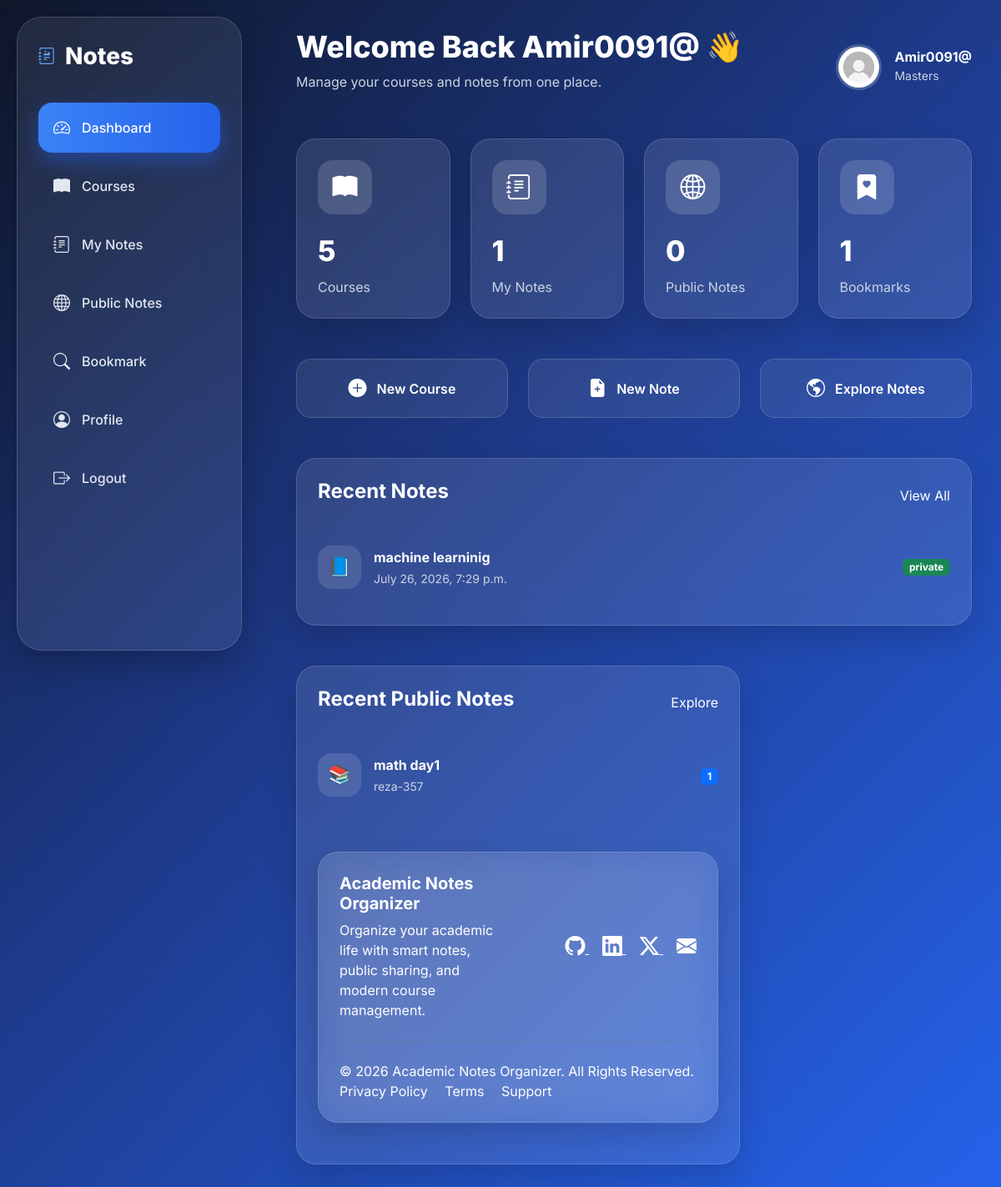
/dashboard (signed in), run on the app's committed database.
### account/models.py (models this page shows, shortened)
class User(AbstractBaseUser):
    user_degree = (
        ("Foundation","foundation"),
        ('Associate','associate'),
        ('Bachelors','bachelors'),
        ('Masters','masters'),
        ('PHD','phd')
    )
    email = models.EmailField(
        verbose_name='email address',
        max_length=255,
        unique=True,
        blank=True,
        null=True
    )
    username = models.CharField(max_length=50,unique=True,blank=True,null=True)
    is_active = models.BooleanField(default=True)
    is_admin = models.BooleanField(default=False)
    image = models.ImageField(upload_to='image/user',default='image/user/default_user.jpg',null=True,blank=True)
    degree = models.CharField(choices=user_degree,null=True)
    objects = MyUserManager()
    USERNAME_FIELD = 'email'
    REQUIRED_FIELDS = []

### Course/models.py (models this page shows, shortened)
class Note(models.Model):
    course = models.ForeignKey(Course, on_delete=models.CASCADE, related_name='notes')
    user = models.ForeignKey(User, on_delete=models.CASCADE, related_name='notes')
    title = models.CharField(max_length=200)
    image = models.ImageField(upload_to='image/note', null=True, blank=True)
    file = models.FileField(upload_to='file/note', null=True, blank=True)
    tags = models.CharField(max_length=500)
    context = models.TextField()
    visibility = models.CharField(max_length=200,choices=ch3)
    created_at = models.DateTimeField(auto_now_add=True)
    update_at = models.DateTimeField(auto_now=True)
    objects = models.Manager()
    public = CustomNote()

class Course(models.Model):
    course_name = models.CharField(max_length=100)
    author = models.ForeignKey(User, on_delete=models.CASCADE, related_name='courses')
    semester = models.CharField(choices=cho, max_length=100)
    descriptions = models.TextField()
    image = models.ImageField(upload_to='image/course', default='image/course/course default.png', blank=True,
                              null=True)
    credit_units = models.CharField(choices=cho2, max_length=100)
    update_at = models.DateTimeField(auto_now=True)
    created_at = models.DateTimeField(auto_now_add=True)
    slug = models.SlugField(blank=True,null=True)
    is_active = models.BooleanField(default=True)
    def __str__(self):
        return self.course_name

### Home/views.py (the view)
# urls.py: path('dashboard',views.dashboard,name='dashboard')
@login_required
def dashboard(request):
    return render(request,'home/dashbord.html')

### Course/models.py (called while the page is built)
    def get_queryset(self):
        return super().get_queryset().filter(visibility = 'public')

### context_procesors/context_processors.py (called while the page is built)
def notes(request):
    notes = Note.objects.filter(user_id=request.user.id).count()
    return {'notes':notes}

def course(request):
    course = Course.objects.filter(author_id=request.user.id).count()
    return {'course':course}

def public_notes(request):
    public = Note.public.filter(user_id=request.user.id).count()
    return {'public':public}

def bookmark(request):
    books = Bookmark.objects.filter(user_id=request.user.id).count()
    return {'bookmark':books}

def recent_notes(request):
    notes = Note.objects.filter(user_id=request.user.id).order_by('-created_at')[:3]
    return {'recentnote':notes}

def recent_public(request):
    notes = Note.public.all().order_by('-created_at')[:3]
    return {'recentpublic':notes}

### Home/templates/home/dashbord.html (shortened to what this page needs)
{% load static %}
<!DOCTYPE html>
<html lang="en">
<head>
    <link href="https://cdn.jsdelivr.net/npm/bootstrap@5.3.3/dist/css/bootstrap.min.css" rel="stylesheet">
    <link rel="stylesheet" href="https://cdn.jsdelivr.net/npm/bootstrap-icons@1.11.3/font/bootstrap-icons.min.css">
    <link rel="stylesheet" href="{% static 'css/dashboard.css' %}">
</head>
<body>
   {% include 'base.html' %}
    <div class="main">
        <div class="header">
            <div>
                <h2>
                    Welcome Back {{ request.user.username }} 👋
                </h2>
                <p>
                    Manage your courses and notes from one place.
                </p>
            </div>
            <div class="profile">
                <img src="{{ request.user.image.url }}">
                <div>
                    <h6>
                        {{ request.user.username }}
                    </h6>
                    <small>
                        {{ request.user.degree }}
                    </small>
                </div>
            </div>
        </div>
        <div class="row g-4 stats mb-5">
            <div class="col-lg-3 col-md-6">
                <div class="glass-card">
                    <div class="stat-icon">
                        <i class="bi bi-book-fill"></i>
                    </div>
                    <div class="stat-value">
                        {{ course }}
                    </div>
                    <div class="stat-title">
                        Courses
                    </div>
                </div>
            </div>
            <div class="col-lg-3 col-md-6">
                <div class="glass-card">
                    <div class="stat-icon">
                        <i class="bi bi-journal-text"></i>
                    </div>
                    <div class="stat-value">
                        {{ notes }}
                    </div>
                    <div class="stat-title">
                        My Notes
                    </div>
                </div>
            </div>
            <div class="col-lg-3 col-md-6">
                <div class="glass-card">
                    <div class="stat-icon">
                        <i class="bi bi-globe2"></i>
                    </div>
                    <div class="stat-value">
                       {{ public }}
                    </div>
                    <div class="stat-title">
                        Public Notes
                    </div>
                </div>
            </div>
            <div class="col-lg-3 col-md-6">
                <div class="glass-card">
                    <div class="stat-icon">
                        <i class="bi bi-bookmark-heart-fill"></i>
                    </div>
                    <div class="stat-value">
                        {{ bookmark }}
                    </div>
                    <div class="stat-title">
                        Bookmarks
                    </div>
                </div>
            </div>
        </div>
        <div class="row g-4 mb-5">
            <div class="col-lg-4 col-md-6">
                <a href="{% url 'coursesadd' %}" class="action-btn">
                    <i class="bi bi-plus-circle-fill"></i>
                    <span>
                        New Course
                    </span>
                </a>
            </div>
            <div class="col-lg-4 col-md-6">
                <a href="{% url 'notesadd' %}" class="action-btn">
                    <i class="bi bi-file-earmark-plus-fill"></i>
                    <span>
                        New Note
                    </span>
                </a>
            </div>
            <div class="col-lg-4 col-md-6">
                <a href="{% url 'public_note' %}" class="action-btn">
                    <i class="bi bi-globe-americas"></i>
                    <span>
                        Explore Notes
                    </span>
                </a>
            </div>
        </div>
        <div class="row g-4">
            <div class="col-lg-12">
                <div class="glass-card">
                    <div class="d-flex justify-content-between align-items-center mb-4">
                        <h4 class="fw-bold">
                            Recent Notes
                        </h4>
                        <a href="{% url 'notes' %}" class="text-white text-decoration-none">
                            View All
                        </a>
                    </div>
                    {% for items in recentnote %}
                        <div class="list-item">
                        <div class="list-left">
                            <div class="list-icon">
                                📘
                            </div>
                            <div>
                                <div class="list-title">
                                    {{ items.course }}
                                </div>
                                <div class="list-sub">
                                    {{ items.update_at }}
                                </div>
                            </div>
                        </div>
                        <span class="badge bg-success">
                            {{ items.visibility }}
                        </span>
                    </div>
                    {% endfor %}
                </div>
            </div>
        </div>
        <div class="row g-4 mt-4">
            <div class="col-lg-8">
                <div class="glass-card">
                    <div class="d-flex justify-content-between align-items-center mb-4">
                        <h4 class="fw-bold">
                            Recent Public Notes
                        </h4>
                        <a href="{% url 'public_note' %}" class="text-white text-decoration-none">
                            Explore
                        </a>
                    </div>
                    <div class="row">
                        <div class="col-lg-12">
                            {% for items in recentpublic %}
                                <div class="list-item">
                                <div class="list-left">
                                    <div class="list-icon">
                                        📚
                                    </div>
                                    <div>
                                        <div class="list-title">
                                            {{ items.title }}
                                        </div>
                                        <div class="list-sub">
                                            {{ items.user.username }}
                                        </div>
                                    </div>
                                </div>
                                <div>
                                    <span class="badge bg-primary">
                                        {{ items.likes.count }}
                                    </span>
                                </div>
                            </div>
                            {% endfor %}
                        </div>
                    </div>
                    <footer class="mt-5 mb-4">
                        <div class="glass-card">
                            <div class="row align-items-center">
                                <div class="col-lg-6">
                                    <h5 class="fw-bold mb-2">
                                        Academic Notes Organizer
                                    </h5>
                                    <p class="text-white mb-0">
                                        Organize your academic life with smart notes, public sharing, and modern course
                                        management.
                                    </p>
                                </div>
                                <div class="col-lg-6 text-lg-end mt-4 mt-lg-0">
                                    <a href="#" class="text-white me-3">
                                        <i class="bi bi-github fs-4"></i>
                                    </a>
                                    <a href="#" class="text-white me-3">
                                        <i class="bi bi-linkedin fs-4"></i>
                                    </a>
                                    <a href="#" class="text-white me-3">
                                        <i class="bi bi-twitter-x fs-4"></i>
                                    </a>
                                    <a href="#" class="text-white">
                                        <i class="bi bi-envelope-fill fs-4"></i>
                                    </a>
                                </div>
                            </div>
                            <hr class="my-4 text-secondary">
                            <div class="d-flex justify-content-between align-items-center flex-wrap">
                                <p class="mb-0 text-white">
                                    © 2026 Academic Notes Organizer. All Rights Reserved.
                                </p>
                                <div>
                                    <a href="#" class="text-decoration-none text-white me-3">
                                        Privacy Policy
                                    </a>
                                    <a href="#" class="text-decoration-none text-white me-3">
                                        Terms
                                    </a>
                                    <a href="#" class="text-decoration-none text-white">
                                        Support
                                    </a>
                                </div>
                            </div>
                        </div>
                    </footer>
                </div>
</body>
</html>

### assets/css/dashboard.css (style rules this page uses)
* { margin: 0; padding: 0; box-sizing: border-box; font-family: 'Inter', sans-serif; }
body { min-height: 100vh; background: linear-gradient(135deg, #0F172A 0%, #1E3A8A 45%, #2563EB 100%); overflow-x: hidden; color: white; position: relative; }
.glass-card, .sidebar, .action-btn { position: relative; overflow: hidden; }
.glass-card::before, .sidebar::before, .action-btn::before { content: ""; position: absolute; top: 0; left: -150%; width: 60%; height: 100%; background: linear-gradient(115deg, transparent 0%, rgba(255, 255, 255, .16) 45%, rgba(255, 255, 255, .32) 50%, rgba(255, 255, 255, .16) 55%, transparent 100%); transform: skewX(-20deg); animation: shimmerSweep 3s ease-in-out infinite; pointer-events: none; }
.glass-card:nth-child(odd)::before { animation-delay: 1.4s; }
.action-btn::before { animation-delay: 2.1s; }
.main { margin-left: 320px; padding: 35px; }
.header { display: flex; justify-content: space-between; align-items: center; margin-bottom: 40px; }
.header h2 { font-size: 36px; font-weight: 800; margin-bottom: 8px; }
.header p { color: #CBD5E1; }
.profile { display: flex; align-items: center; gap: 15px; }
.profile img { width: 55px; height: 55px; border-radius: 50%; border: 3px solid rgba(255, 255, 255, .2); }
.profile h6 { margin-bottom: 0; font-weight: 700; }
.profile small { color: #CBD5E1; }
.glass-card { background: rgba(255, 255, 255, .10); backdrop-filter: blur(20px); -webkit-backdrop-filter: blur(20px); border: 1px solid rgba(255, 255, 255, .15); border-radius: 24px; padding: 25px; box-shadow: 0 15px 35px rgba(0, 0, 0, .15); transition: .35s; }
.stats .glass-card { height: 100%; }
.stat-icon { width: 65px; height: 65px; display: flex; align-items: center; justify-content: center; font-size: 30px; border-radius: 18px; background: rgba(255, 255, 255, .15); margin-bottom: 18px; }
.stat-value { font-size: 34px; font-weight: 800; }
.stat-title { margin-top: 6px; color: #CBD5E1; }
.action-btn { display: flex; align-items: center; justify-content: center; gap: 12px; padding: 18px; background: rgba(255, 255, 255, .08); border: 1px solid rgba(255, 255, 255, .15); border-radius: 18px; text-decoration: none; color: white; font-weight: 600; transition: .35s; }
.action-btn i { font-size: 22px; }
.list-item { display: flex; justify-content: space-between; align-items: center; padding: 18px 0; border-bottom: 1px solid rgba(255, 255, 255, .08); transition: .3s; }
.list-item:last-child { border-bottom: none; }
.list-left { display: flex; align-items: center; gap: 15px; }
.list-icon { width: 52px; height: 52px; display: flex; align-items: center; justify-content: center; border-radius: 16px; background: rgba(255, 255, 255, .12); font-size: 22px; }
.list-title { font-weight: 700; margin-bottom: 3px; }
.list-sub { font-size: 14px; color: #CBD5E1; }

### data on the page
User: user.username "Amir0091@", user.image (placeholder picture), user.degree "Masters"
Note: course "machine learninig", update_at "July 26, 2026, 7:29 p.m.", visibility "private"
Note: title "math day1", user.username "reza-357", likes.count "1"

### other printed values
{{ course }} "5"
{{ notes }} "1"
{{ public }} "0"
{{ bookmark }} "1"
